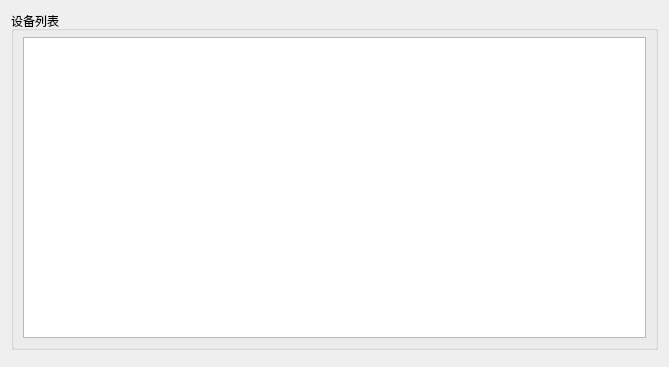
<?xml version="1.0" encoding="UTF-8"?>
<ui version="4.0">
 <class>DevManDialog</class>
 <widget class="QDialog" name="DevManDialog">
  <property name="geometry">
   <rect>
    <x>0</x>
    <y>0</y>
    <width>669</width>
    <height>367</height>
   </rect>
  </property>
  <property name="windowTitle">
   <string>设备管理</string>
  </property>
  <layout class="QVBoxLayout" name="verticalLayout">
   <item>
    <widget class="QGroupBox" name="groupBox">
     <property name="title">
      <string>设备列表</string>
     </property>
     <layout class="QVBoxLayout" name="verticalLayout_2">
      <property name="spacing">
       <number>6</number>
      </property>
      <property name="leftMargin">
       <number>9</number>
      </property>
      <property name="topMargin">
       <number>6</number>
      </property>
      <property name="rightMargin">
       <number>9</number>
      </property>
      <property name="bottomMargin">
       <number>9</number>
      </property>
      <item>
       <widget class="QTableView" name="tableViewDev"/>
      </item>
     </layout>
    </widget>
   </item>
   <item>
    <widget class="QDialogButtonBox" name="buttonBox">
     <property name="orientation">
      <enum>Qt::Horizontal</enum>
     </property>
     <property name="centerButtons">
      <bool>false</bool>
     </property>
    </widget>
   </item>
  </layout>
 </widget>
 <resources/>
 <connections>
  <connection>
   <sender>buttonBox</sender>
   <signal>accepted()</signal>
   <receiver>DevManDialog</receiver>
   <slot>accept()</slot>
   <hints>
    <hint type="sourcelabel">
     <x>248</x>
     <y>254</y>
    </hint>
    <hint type="destinationlabel">
     <x>157</x>
     <y>274</y>
    </hint>
   </hints>
  </connection>
  <connection>
   <sender>buttonBox</sender>
   <signal>rejected()</signal>
   <receiver>DevManDialog</receiver>
   <slot>reject()</slot>
   <hints>
    <hint type="sourcelabel">
     <x>316</x>
     <y>260</y>
    </hint>
    <hint type="destinationlabel">
     <x>286</x>
     <y>274</y>
    </hint>
   </hints>
  </connection>
 </connections>
</ui>
